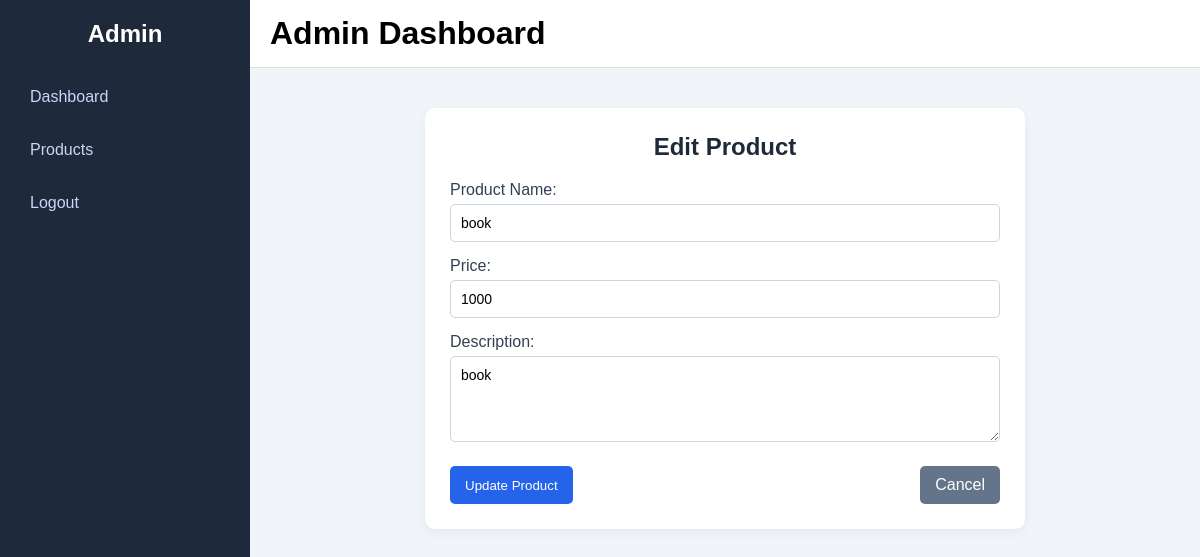
/edit/1/ (signed in), run on the app's committed database.
### new_app/models.py (models this page shows, shortened)
class Product(models.Model):
    name = models.CharField(max_length=100)
    price = models.IntegerField()
    description = models.TextField()

### new_app/views.py (the view)
# urls.py: path('edit/<int:id>/', views.edit_product, name='edit_product'),
@login_required
def edit_product(request, id):
    if not request.user.is_superuser:
        return redirect('home')
    product = Product.objects.get(id=id)
    if request.method == "POST":
        product.name = request.POST.get('name')
        product.price = request.POST.get('price')
        product.description = request.POST.get('description')
        product.save()
        return redirect('admin_product')
    return render(request, 'edit_product.html', {'product': product})

### new_app/templates/edit_product.html (shortened to what this page needs)
{% extends 'admin_base.html' %}
{% block content %}
<div class="container">
  <h2>Edit Product</h2>
  <form method="POST">
    <label>Product Name:</label>
    <input type="text" name="name" value="{{ product.name }}" required>
    <label>Price:</label>
    <input type="number" name="price" value="{{ product.price }}" required>
    <label>Description:</label>
    <textarea name="description" rows="4">{{ product.description }}</textarea>
    <div class="form-actions">
      <button type="submit" class="btn-primary">Update Product</button>
      <a href="{% url 'admin_product' %}" class="btn-secondary">Cancel</a>
    </div>
  </form>
</div>
{% endblock %}

### static/css/admin.css (style rules this page uses)
* { margin: 0; padding: 0; box-sizing: border-box; font-family: Arial, sans-serif; }
.btn-secondary { background: #64748b; color: #fff; padding: 10px 15px; border-radius: 5px; text-decoration: none; margin-left: 10px; }

### new_app/templates/edit_product.html (style rules this page uses)
.container { max-width: 600px; margin: 20px auto; background: #ffffff; padding: 25px; border-radius: 10px; box-shadow: 0 4px 12px rgba(0, 0, 0, 0.05); }
.container h2 { margin-bottom: 20px; text-align: center; color: #1e293b; }
form label { display: block; margin-top: 15px; margin-bottom: 5px; font-weight: 500; color: #334155; }
form input, form textarea { width: 100%; padding: 10px; border: 1px solid #cbd5e1; border-radius: 5px; outline: none; transition: 0.3s; font-size: 14px; }
.form-actions { margin-top: 20px; display: flex; justify-content: space-between; }
.btn-primary { background: #2563eb; color: #fff; padding: 10px 15px; border: none; border-radius: 5px; cursor: pointer; text-decoration: none; }
.btn-secondary { background: #64748b; color: #fff; padding: 10px 15px; border-radius: 5px; text-decoration: none; }

### data on the page
Product: name "book", price "1000", description "book"
